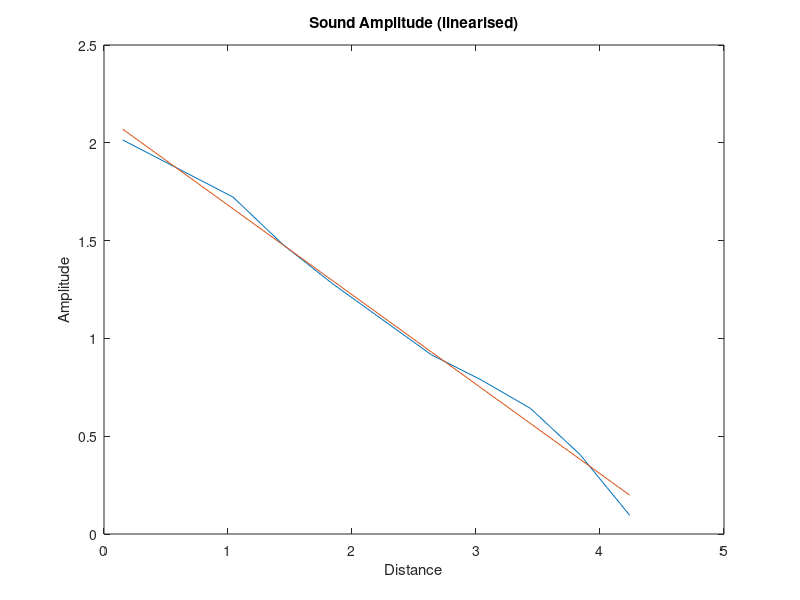
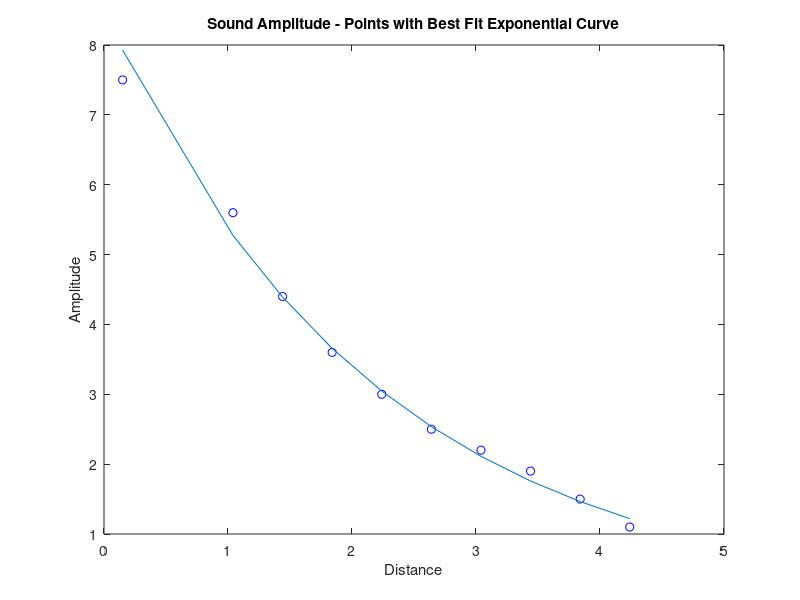

Source code (MATLAB) for these figures, in order:
x = [0.15, 1.04, 1.44, 1.84, 2.24, 2.64, 3.04, 3.44, 3.84, 4.24];
y = [7.5, 5.6, 4.4, 3.6, 3.0, 2.5, 2.2, 1.9, 1.5, 1.1];
figure(1)
yprime = log(y);
plot(x, yprime);
hold on
V = polyfit(x, yprime, 1)  %polyfit output vector for linearised function
y_newfit = polyval(V, x);  %THIS IS ALSO A VECTOR
plot(x, y_newfit);
aprime = V(1);
b = aprime*-1
bprime = V(2);
a = exp(bprime)
xlabel('Distance');
ylabel('Amplitude');
title('Sound Amplitude (linearised)');
hold off

figure(2)
plot(x, y, 'bo');
hold on
yexp = a.*exp(-b.*x);
plot(x, yexp);
xlabel('Distance');
ylabel('Amplitude');
title('Sound Amplitude - Points with Best Fit Exponential Curve');
hold off
